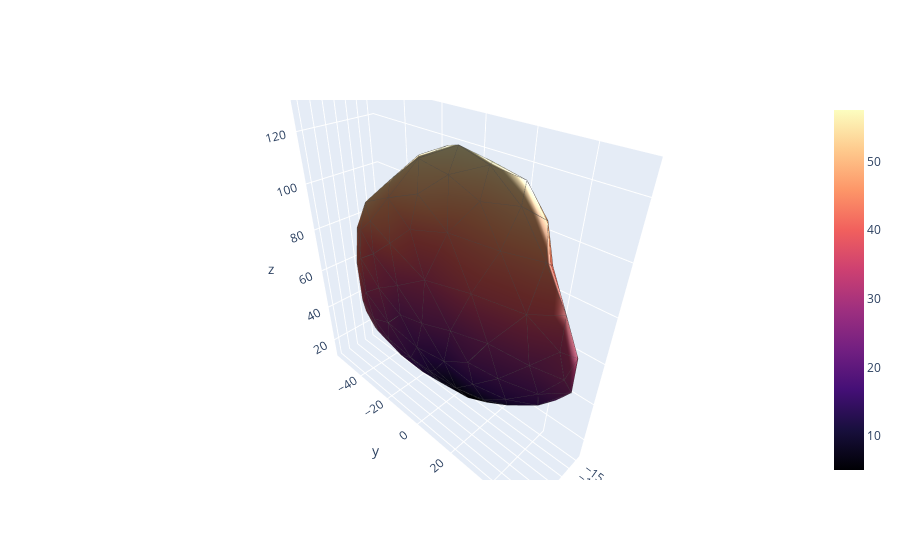

Notebook cell for this chart:
### Code cell
# get normal vectors for key points
ref_normals = ref_mesh_oriented.vertex_normals[ref_key_indices, :]

# get displacement vectors
shift_array = ref_key_points_out - ref_key_points_oriented

# get dot products and shift magnitudes
shift_dot_array = np.sum(np.multiply(ref_normals, shift_array), axis=1)
shift_signs = np.sign(shift_dot_array)
shift_mag_array = np.linalg.norm(shift_array, axis=1)

shift_vec = np.multiply(shift_mag_array, shift_signs)

# Quiver plot
ref_norm = ref_key_points / np.max(ref_key_points)
test_mesh = alphashape(ref_norm, 5)
test_mesh.vertices = ref_key_points

test_mesh = trimesh.smoothing.filter_laplacian(test_mesh, iterations=3)

tri_points = test_mesh.vertices[test_mesh.faces]

#extract the lists of x, y, z coordinates of the triangle vertices and connect them by a line
Xe = []
Ye = []
Ze = []
for T in tri_points:
    Xe.extend([T[k%3][0] for k in range(4)]+[ None])
    Ye.extend([T[k%3][1] for k in range(4)]+[ None])
    Ze.extend([T[k%3][2] for k in range(4)]+[ None])
    
       
#define the trace for triangle sides
fig = go.Figure()
lines = go.Scatter3d(
                   x=Ze,
                   y=Ye,
                   z=Xe,
                   mode='lines',
                   name='',
                   line=dict(color= 'rgb(70,70,70)', width=1)) 

lighting_effects = dict(ambient=0.4, diffuse=0.5, roughness = 0.9, specular=0.9, fresnel=0.9)
fig.add_trace(go.Mesh3d(x=test_mesh.vertices[:, 2], y=test_mesh.vertices[:, 1],z=test_mesh.vertices[:, 0], 
                        opacity=1, i=test_mesh.faces[:, 2], j=test_mesh.faces[:, 1], k=test_mesh.faces[:, 0], intensity=np.abs(shift_vec),
                         lighting=lighting_effects, colorscale="magma"))

fig.add_trace(lines)
fig.update_layout(template="plotly")

frame_dir = os.path.join(figure_path, "shift_surface", "")
if not os.path.isdir(frame_dir):
    os.makedirs(frame_dir)

fig.show()
fig = generic_rotating_figure(fig, angle_vec, frame_dir)
